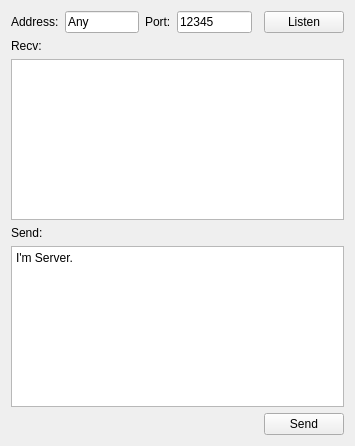
<?xml version="1.0" encoding="UTF-8"?>
<ui version="4.0">
 <class>WebSocketServer</class>
 <widget class="QWidget" name="WebSocketServer">
  <property name="geometry">
   <rect>
    <x>0</x>
    <y>0</y>
    <width>355</width>
    <height>446</height>
   </rect>
  </property>
  <property name="windowTitle">
   <string>Form</string>
  </property>
  <layout class="QVBoxLayout" name="verticalLayout">
   <item>
    <layout class="QHBoxLayout" name="horizontalLayout">
     <item>
      <widget class="QLabel" name="label">
       <property name="text">
        <string>Address:</string>
       </property>
      </widget>
     </item>
     <item>
      <widget class="QLineEdit" name="editAddress">
       <property name="text">
        <string>Any</string>
       </property>
      </widget>
     </item>
     <item>
      <widget class="QLabel" name="label_2">
       <property name="text">
        <string>Port:</string>
       </property>
      </widget>
     </item>
     <item>
      <widget class="QLineEdit" name="editPort">
       <property name="text">
        <string>12345</string>
       </property>
      </widget>
     </item>
     <item>
      <spacer name="horizontalSpacer">
       <property name="orientation">
        <enum>Qt::Horizontal</enum>
       </property>
       <property name="sizeHint" stdset="0">
        <size>
         <width>40</width>
         <height>20</height>
        </size>
       </property>
      </spacer>
     </item>
     <item>
      <widget class="QPushButton" name="btnListen">
       <property name="text">
        <string>Listen</string>
       </property>
      </widget>
     </item>
    </layout>
   </item>
   <item>
    <widget class="QLabel" name="label_3">
     <property name="text">
      <string>Recv:</string>
     </property>
    </widget>
   </item>
   <item>
    <widget class="QTextEdit" name="editRecv"/>
   </item>
   <item>
    <widget class="QLabel" name="label_4">
     <property name="text">
      <string>Send:</string>
     </property>
    </widget>
   </item>
   <item>
    <widget class="QTextEdit" name="editSend">
     <property name="html">
      <string>&lt;!DOCTYPE HTML PUBLIC &quot;-//W3C//DTD HTML 4.0//EN&quot; &quot;http://www.w3.org/TR/REC-html40/strict.dtd&quot;&gt;
&lt;html&gt;&lt;head&gt;&lt;meta name=&quot;qrichtext&quot; content=&quot;1&quot; /&gt;&lt;style type=&quot;text/css&quot;&gt;
p, li { white-space: pre-wrap; }
&lt;/style&gt;&lt;/head&gt;&lt;body style=&quot; font-family:'SimSun'; font-size:9pt; font-weight:400; font-style:normal;&quot;&gt;
&lt;p style=&quot; margin-top:0px; margin-bottom:0px; margin-left:0px; margin-right:0px; -qt-block-indent:0; text-indent:0px;&quot;&gt;I'm Server.&lt;/p&gt;&lt;/body&gt;&lt;/html&gt;</string>
     </property>
    </widget>
   </item>
   <item>
    <layout class="QHBoxLayout" name="horizontalLayout_2">
     <item>
      <widget class="QLabel" name="footLabel">
       <property name="text">
        <string/>
       </property>
      </widget>
     </item>
     <item>
      <spacer name="horizontalSpacer_2">
       <property name="orientation">
        <enum>Qt::Horizontal</enum>
       </property>
       <property name="sizeHint" stdset="0">
        <size>
         <width>40</width>
         <height>20</height>
        </size>
       </property>
      </spacer>
     </item>
     <item>
      <widget class="QPushButton" name="btnSend">
       <property name="text">
        <string>Send</string>
       </property>
      </widget>
     </item>
    </layout>
   </item>
  </layout>
 </widget>
 <resources/>
 <connections/>
</ui>
